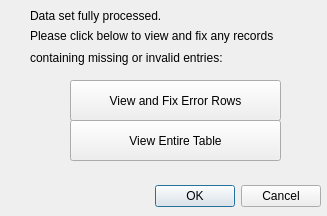
<?xml version="1.0" encoding="UTF-8"?>
<ui version="4.0">
 <class>DialogForError</class>
 <widget class="QDialog" name="DialogForError">
  <property name="geometry">
   <rect>
    <x>0</x>
    <y>0</y>
    <width>327</width>
    <height>216</height>
   </rect>
  </property>
  <property name="sizePolicy">
   <sizepolicy hsizetype="Fixed" vsizetype="Fixed">
    <horstretch>0</horstretch>
    <verstretch>0</verstretch>
   </sizepolicy>
  </property>
  <property name="windowTitle">
   <string>Error Validation</string>
  </property>
  <widget class="QDialogButtonBox" name="buttonBox">
   <property name="enabled">
    <bool>true</bool>
   </property>
   <property name="geometry">
    <rect>
     <x>-20</x>
     <y>180</y>
     <width>341</width>
     <height>32</height>
    </rect>
   </property>
   <property name="orientation">
    <enum>Qt::Horizontal</enum>
   </property>
   <property name="standardButtons">
    <set>QDialogButtonBox::Cancel|QDialogButtonBox::Ok</set>
   </property>
  </widget>
  <widget class="QPushButton" name="pushButton_2">
   <property name="geometry">
    <rect>
     <x>70</x>
     <y>80</y>
     <width>211</width>
     <height>41</height>
    </rect>
   </property>
   <property name="text">
    <string>View and Fix Error Rows</string>
   </property>
  </widget>
  <widget class="QPushButton" name="pushButton_3">
   <property name="geometry">
    <rect>
     <x>70</x>
     <y>120</y>
     <width>211</width>
     <height>41</height>
    </rect>
   </property>
   <property name="text">
    <string>View Entire Table</string>
   </property>
  </widget>
  <widget class="QLabel" name="label">
   <property name="geometry">
    <rect>
     <x>30</x>
     <y>20</y>
     <width>281</width>
     <height>31</height>
    </rect>
   </property>
   <property name="text">
    <string>Please click below to view and fix any records</string>
   </property>
  </widget>
  <widget class="QLabel" name="label_2">
   <property name="geometry">
    <rect>
     <x>30</x>
     <y>50</y>
     <width>281</width>
     <height>16</height>
    </rect>
   </property>
   <property name="text">
    <string>containing missing or invalid entries:</string>
   </property>
  </widget>
  <widget class="QLabel" name="label_3">
   <property name="geometry">
    <rect>
     <x>30</x>
     <y>0</y>
     <width>281</width>
     <height>31</height>
    </rect>
   </property>
   <property name="text">
    <string>Data set fully processed.</string>
   </property>
  </widget>
 </widget>
 <resources/>
 <connections>
  <connection>
   <sender>buttonBox</sender>
   <signal>accepted()</signal>
   <receiver>DialogForError</receiver>
   <slot>accept()</slot>
   <hints>
    <hint type="sourcelabel">
     <x>248</x>
     <y>254</y>
    </hint>
    <hint type="destinationlabel">
     <x>157</x>
     <y>274</y>
    </hint>
   </hints>
  </connection>
  <connection>
   <sender>buttonBox</sender>
   <signal>rejected()</signal>
   <receiver>DialogForError</receiver>
   <slot>reject()</slot>
   <hints>
    <hint type="sourcelabel">
     <x>316</x>
     <y>260</y>
    </hint>
    <hint type="destinationlabel">
     <x>286</x>
     <y>274</y>
    </hint>
   </hints>
  </connection>
 </connections>
</ui>
